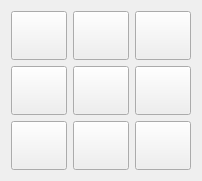
  <widget class="QWidget" name="layoutWidget_9">
   <property name="geometry">
    <rect>
     <x>450</x>
     <y>410</y>
     <width>202</width>
     <height>181</height>
    </rect>
   </property>
   <layout class="QGridLayout" name="gridLayout_33">
    <item row="0" column="0">
     <widget class="QPushButton" name="pB77">
      <property name="sizePolicy">
       <sizepolicy hsizetype="Expanding" vsizetype="Expanding">
        <horstretch>0</horstretch>
        <verstretch>0</verstretch>
       </sizepolicy>
      </property>
      <property name="text">
       <string/>
      </property>
     </widget>
    </item>
    <item row="0" column="1">
     <widget class="QPushButton" name="pB78">
      <property name="sizePolicy">
       <sizepolicy hsizetype="Expanding" vsizetype="Expanding">
        <horstretch>0</horstretch>
        <verstretch>0</verstretch>
       </sizepolicy>
      </property>
      <property name="text">
       <string/>
      </property>
     </widget>
    </item>
    <item row="0" column="2">
     <widget class="QPushButton" name="pB79">
      <property name="sizePolicy">
       <sizepolicy hsizetype="Expanding" vsizetype="Expanding">
        <horstretch>0</horstretch>
        <verstretch>0</verstretch>
       </sizepolicy>
      </property>
      <property name="text">
       <string/>
      </property>
     </widget>
    </item>
    <item row="1" column="0">
     <widget class="QPushButton" name="pB87">
      <property name="sizePolicy">
       <sizepolicy hsizetype="Expanding" vsizetype="Expanding">
        <horstretch>0</horstretch>
        <verstretch>0</verstretch>
       </sizepolicy>
      </property>
      <property name="text">
       <string/>
      </property>
     </widget>
    </item>
    <item row="1" column="1">
     <widget class="QPushButton" name="pB88">
      <property name="sizePolicy">
       <sizepolicy hsizetype="Expanding" vsizetype="Expanding">
        <horstretch>0</horstretch>
        <verstretch>0</verstretch>
       </sizepolicy>
      </property>
      <property name="text">
       <string/>
      </property>
     </widget>
    </item>
    <item row="1" column="2">
     <widget class="QPushButton" name="pB89">
      <property name="sizePolicy">
       <sizepolicy hsizetype="Expanding" vsizetype="Expanding">
        <horstretch>0</horstretch>
        <verstretch>0</verstretch>
       </sizepolicy>
      </property>
      <property name="text">
       <string/>
      </property>
     </widget>
    </item>
    <item row="2" column="0">
     <widget class="QPushButton" name="pB97">
      <property name="sizePolicy">
       <sizepolicy hsizetype="Expanding" vsizetype="Expanding">
        <horstretch>0</horstretch>
        <verstretch>0</verstretch>
       </sizepolicy>
      </property>
      <property name="text">
       <string/>
      </property>
     </widget>
    </item>
    <item row="2" column="1">
     <widget class="QPushButton" name="pB98">
      <property name="sizePolicy">
       <sizepolicy hsizetype="Expanding" vsizetype="Expanding">
        <horstretch>0</horstretch>
        <verstretch>0</verstretch>
       </sizepolicy>
      </property>
      <property name="text">
       <string/>
      </property>
     </widget>
    </item>
    <item row="2" column="2">
     <widget class="QPushButton" name="pB99">
      <property name="sizePolicy">
       <sizepolicy hsizetype="Expanding" vsizetype="Expanding">
        <horstretch>0</horstretch>
        <verstretch>0</verstretch>
       </sizepolicy>
      </property>
      <property name="text">
       <string/>
      </property>
     </widget>
    </item>
   </layout>
  </widget>
